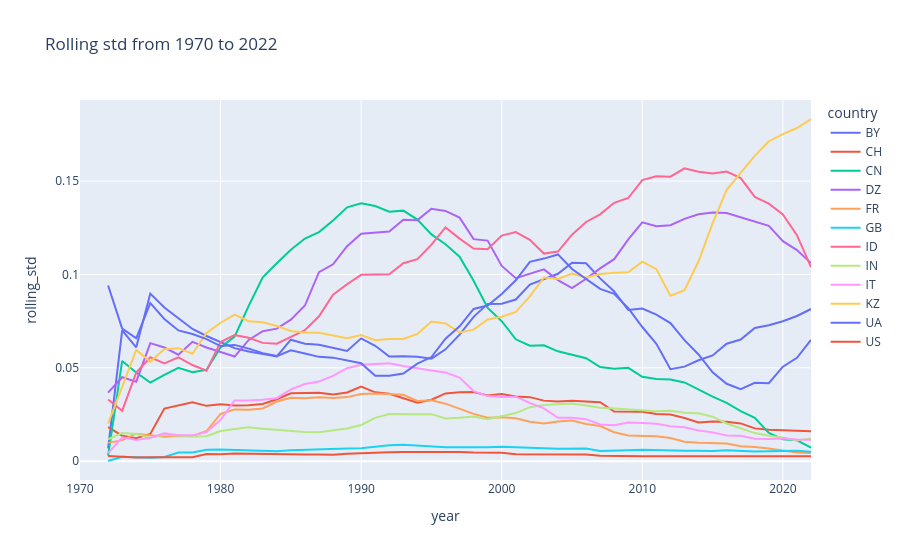

The notebook cell saved with this chart:
### Code cell
country_list = ["US", "CN", "ID", "IN", "GB", "FR", "IT", "UA", "DZ", "CH", "BY", "KZ"]
px.line(
    (
        df_dist_yearly
        .query("country in @country_list")
    ),
    x="year",
    y="rolling_std",
    color="country",
    title=f"Rolling std from {start_year} to {year}",
)
